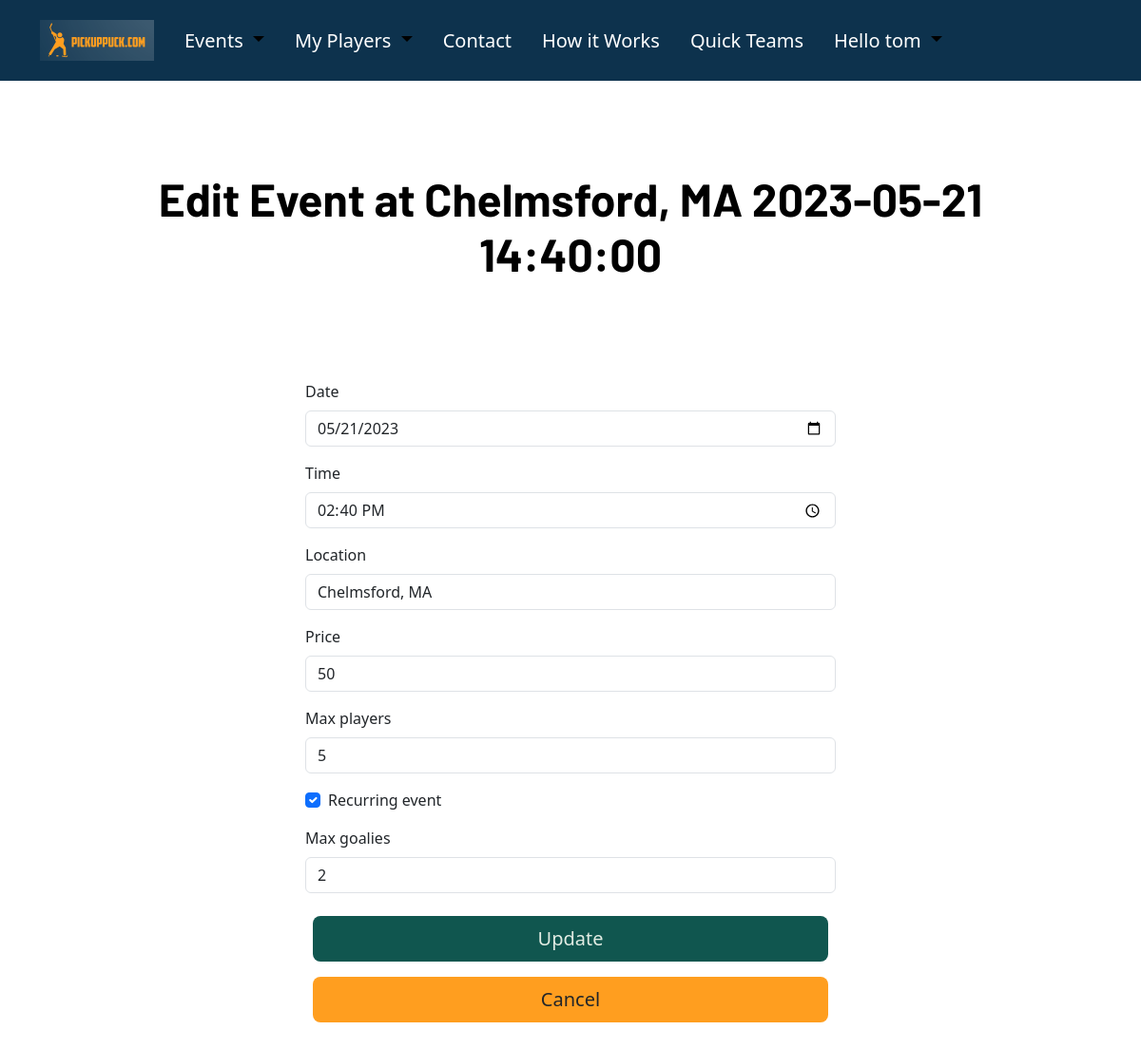
The page /organize/8/edit/ (signed in) on the database as committed earlier.
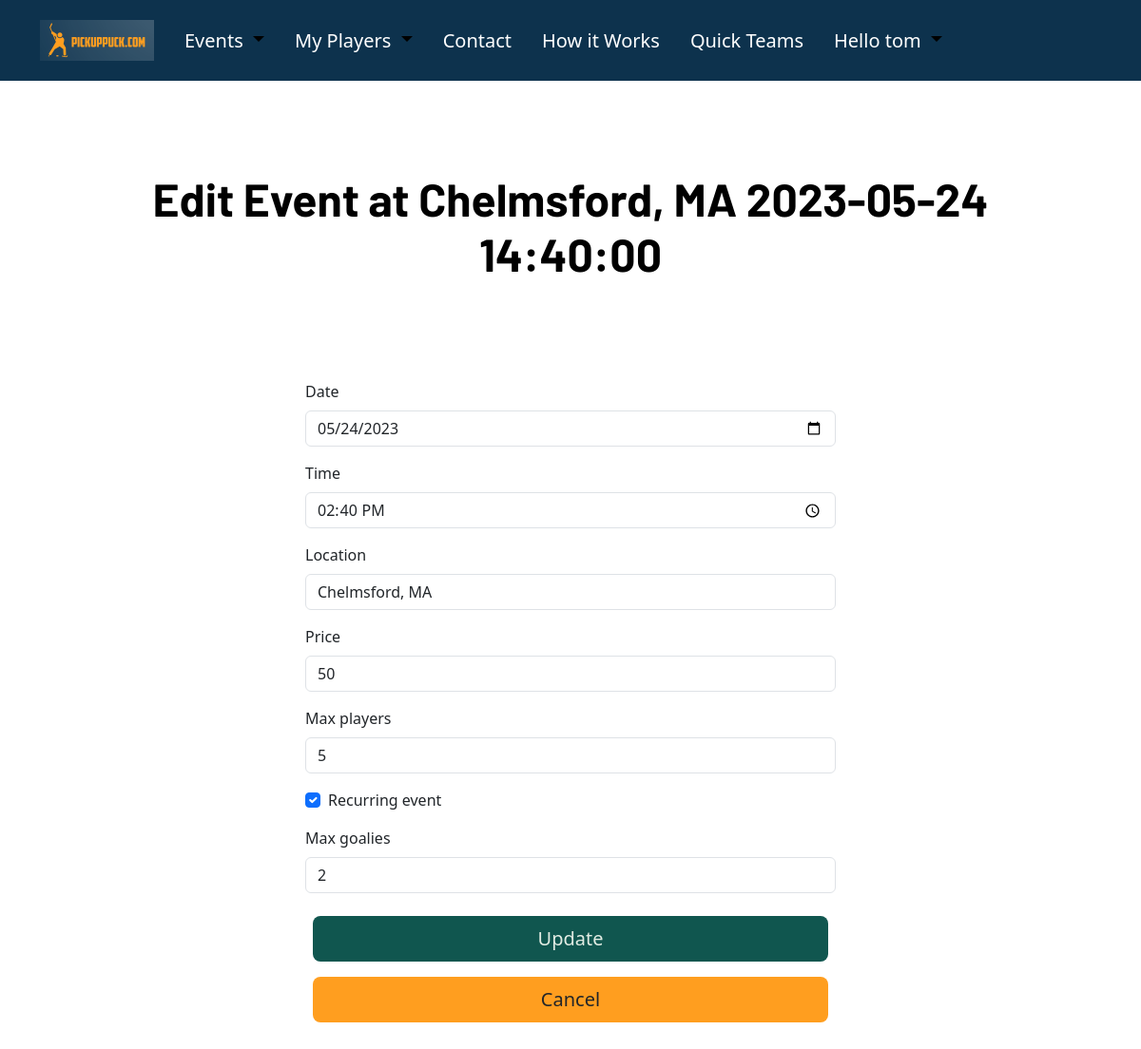
The same page on the database as committed later.
### OrgDash/models.py (models this page shows, shortened)
class Skate(models.Model):
    host = models.ForeignKey(User, on_delete= models.CASCADE, default= 1)
    date = models.DateField(auto_now = False, default= None)
    time = models.TimeField(auto_now=False, default= None)
    location = models.CharField(max_length=200)
    price = models.IntegerField()
    max_players = models.IntegerField(default=0)
    max_goalies = models.IntegerField(default=2)
    recurring_event = models.BooleanField(default= False)
    player_full = models.BooleanField(default=False)
    goalie_full = models.BooleanField(default=False)
    player_guests = models.ManyToManyField('Player', related_name= 'player_guests')
    goalie_guests = models.ManyToManyField('Player', related_name= 'goalie_guests')
    STATUS_CHOICES = [
        (7,'Every Week'),
        (14,'Every Two Weeks'),
    ]
    frequency = models.IntegerField(choices=STATUS_CHOICES, default= 7, blank= True)
    send_invite_days_before = models.IntegerField(default= 3, blank= True)
    finalize_event_hours_before = models.IntegerField(default=1, blank= True)
    group_to_invite = models.ForeignKey('PlayerGroup', on_delete= models.CASCADE, blank= True, null=True)
    already_duplicated = models.BooleanField(default= False)
    auto_invites_sent = models.BooleanField(default=False)
    auto_rosters_sent = models.BooleanField(default= False)
    def __str__(self):
        return ("Event at " + self.location + " "  + str(self.date) + " " + str(self.time))

### OrgDash/views.py (the view, shortened to what this page needs)
# urls.py: path('<int:pk>/edit/', views.EventUpdateView.as_view(), name = 'event_update'),
class EventUpdateView(LoginRequiredMixin, UpdateView):
    model = Skate
    form_class = UpdateEventForm
    template_name = 'OrgDash/update.html'

### OrgDash/forms.py
class UpdateEventForm(forms.ModelForm):
    class Meta:
        fields = (
            'date', 'time', 'location', 'price', 'max_players', 'recurring_event', 'max_goalies'
              )
        model = Skate
        widgets = {
        'time' : forms.TimeInput(attrs={'type': 'time'}),
        'date' : forms.DateInput(attrs={'type': 'date'}),
        }

### OrgDash/templates/OrgDash/update.html (shortened to what this page needs)
{% extends 'base.html' %}
{% block body_block %}
{% load django_bootstrap5 %}
<div class="container">
    <div class="px-4 py-5 my-5 text-center">
        <h1 class="display-5 fw-bold text-body-emphasis">Edit {{object}}</h1>
      </div>
    <div class="col-md-6 create-form">
        <form method="post">
        {% bootstrap_form form %}
        <div class="p-2">
            <input class=" w-100 btn btn-green btn-lg" type="submit" value="Update">
        </div>
        </form>
        <div class="p-2">
        <input type=button class="btn btn-gold btn-lg w-100" value="Cancel" onClick="javascript:history.go(-1);">
        </div>
    </div>
</div>
{% endblock %}

Rows that differ between the two databases and show on the page:
changed Skate "Chelmsford, MA": location+date+time "Event at Chelmsford, MA 2023-05-21 14:40:00" → "Event at Chelmsford, MA 2023-05-24 14:40:00"; date "05/21/2023" → "05/24/2023"
